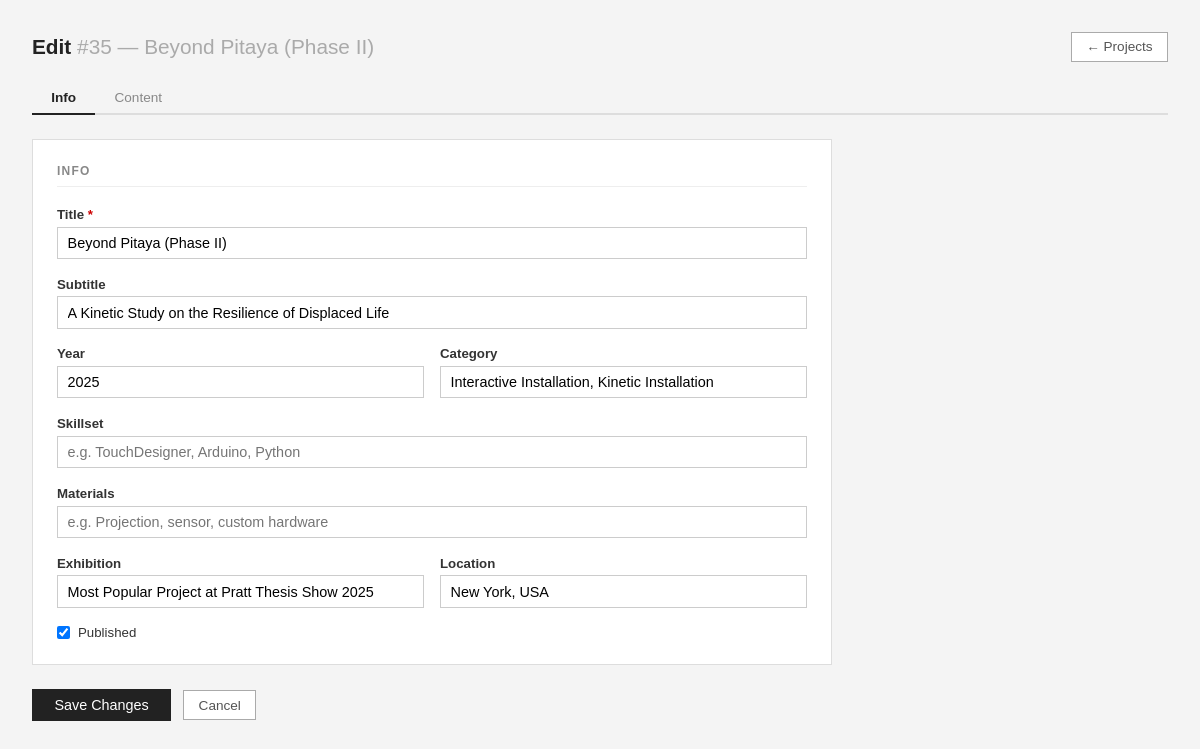
The app's page /admin/project-edit.php?id=35 (signed in) with its own data.
### tables this page shows
CREATE TABLE projects (
    id INTEGER PRIMARY KEY AUTOINCREMENT,
    title TEXT,
    slug TEXT,
    immersion TEXT,
    context TEXT,
    system_text TEXT,
    interaction_text TEXT,
    material TEXT,
    reflection TEXT
, year TEXT, category TEXT, cover_image TEXT, video_url TEXT, is_published INTEGER DEFAULT 1, created_at TEXT, updated_at TEXT, edit_count INTEGER DEFAULT 0, sort_order INTEGER DEFAULT 0, skillset TEXT, exhibition TEXT, location TEXT, sections TEXT, subtitle TEXT);

### src/project-model.php (called while the page is built, shortened)
<?php
function get_project_by_id(int $id): array|false {
    $db = get_db();
    $stmt = $db->prepare("SELECT * FROM projects WHERE id = ?");
    $stmt->execute([$id]);
    return $stmt->fetch(PDO::FETCH_ASSOC);
}

### public/admin/project-edit.php (the view, shortened to what this page needs)
<?php
require_once __DIR__ . '/../../src/project-model.php';
$id      = isset($_GET['id']) ? (int) $_GET['id'] : 0;
$project = $id ? get_project_by_id($id) : false;
function hv(string $v): string { return htmlspecialchars($v, ENT_QUOTES); }
function iv(string $key, array $arr): string { return hv((string)($arr[$key] ?? '')); }
$info = [
    'title'        => $project['title']        ?? '',
    'subtitle'     => $project['subtitle']     ?? '',
    'year'         => $project['year']         ?? '',
    'category'     => $project['category']     ?? '',
    'skillset'     => $project['skillset']     ?? '',
    'material'     => $project['material']     ?? '',
    'exhibition'   => $project['exhibition']   ?? '',
    'location'     => $project['location']     ?? '',
    'video_url'    => $project['video_url']    ?? '',
    'is_published' => $project['is_published'] ?? 1,
];
$active_tab = ($_GET['tab'] ?? 'info') === 'content' ? 'content' : 'info';
?>
<!DOCTYPE html>
<html lang="en">
<head>
</head>
<body>
<div class="header">
    <h1>Edit <span style="color:#aaa;font-weight:normal">#<?= $id ?> — <?= hv($project['title']) ?></span></h1>
    <a href="/admin/dashboard.php?tab=projects" class="btn">&larr; Projects</a>
</div>
<div class="page-tabs">
    <button class="page-tab <?= $active_tab === 'info' ? 'active' : '' ?>"
            onclick="switchTab('info')">Info</button>
    <button class="page-tab <?= $active_tab === 'content' ? 'active' : '' ?>"
            onclick="switchTab('content')">Content</button>
</div>
<div class="tab-panel <?= $active_tab === 'info' ? 'active' : '' ?>" id="tab-info">
<div class="group">
    <div class="group-title">Info</div>
    <div class="field">
        <label>Title <span style="color:#c00">*</span></label>
        <input type="text" name="title" form="f-save" value="<?= iv('title', $info) ?>">
    </div>
    <div class="field">
        <label>Subtitle</label>
        <input type="text" name="subtitle" form="f-save" value="<?= iv('subtitle', $info) ?>"
               placeholder="e.g. An interactive installation for two voices">
    </div>
    <div class="two-col">
        <div class="field">
            <label>Year</label>
            <input type="text" name="year" form="f-save" value="<?= iv('year', $info) ?>" placeholder="e.g. 2024">
        </div>
        <div class="field">
            <label>Category</label>
            <input type="text" name="category" form="f-save" value="<?= iv('category', $info) ?>"
                   placeholder="e.g. Installation">
        </div>
    </div>
    <div class="field">
        <label>Skillset</label>
        <input type="text" name="skillset" form="f-save" value="<?= iv('skillset', $info) ?>"
               placeholder="e.g. TouchDesigner, Arduino, Python">
    </div>
    <div class="field">
        <label>Materials</label>
        <input type="text" name="material" form="f-save" value="<?= iv('material', $info) ?>"
               placeholder="e.g. Projection, sensor, custom hardware">
    </div>
    <div class="two-col">
        <div class="field">
            <label>Exhibition</label>
            <input type="text" name="exhibition" form="f-save" value="<?= iv('exhibition', $info) ?>"
                   placeholder="e.g. Thesis Show 2025">
        </div>
        <div class="field">
            <label>Location</label>
            <input type="text" name="location" form="f-save" value="<?= iv('location', $info) ?>"
                   placeholder="e.g. Brooklyn, NY">
        </div>
    </div>
    <div class="field">
        <div class="checkbox-row">
            <input type="checkbox" id="is_published" name="is_published" value="1"
                   form="f-save" <?= $info['is_published'] ? 'checked' : '' ?>>
            <label for="is_published">Published</label>
        </div>
    </div>
</div>
<div class="actions">
    <button type="submit" form="f-save">Save Changes</button>
    <a href="/admin/dashboard.php?tab=projects" class="btn">Cancel</a>
</div>
</div>
</body>
</html>

### public/admin/project-edit.php (style rules this page uses)
* { box-sizing: border-box; margin: 0; padding: 0; }
body { font-family: sans-serif; background: #f4f4f4; color: #222; padding: 2rem; }
.header { display: flex; justify-content: space-between; align-items: center; margin-bottom: 1.25rem; }
h1 { font-size: 1.3rem; }
.page-tabs { display: flex; gap: 0; margin-bottom: 1.5rem; border-bottom: 2px solid #ddd; }
.page-tab { padding: 0.5rem 1.2rem; font-size: 0.85rem; cursor: pointer; color: #888; border: none; background: none; border-bottom: 2px solid transparent; margin-bottom: -2px; font-family: inherit; }
.page-tab.active { color: #222; font-weight: 600; border-bottom-color: #222; }
.tab-panel { display: none; }
.tab-panel.active { display: block; }
.group { background: #fff; border: 1px solid #ddd; padding: 1.5rem; max-width: 800px; margin-bottom: 1.5rem; }
.group-title { font-size: 0.75rem; text-transform: uppercase; letter-spacing: .1em; color: #888; margin-bottom: 1.25rem; padding-bottom: 0.5rem; border-bottom: 1px solid #eee; font-weight: 600; }
.field { margin-bottom: 1.1rem; }
.field:last-child { margin-bottom: 0; }
label { display: block; font-size: 0.83rem; font-weight: 600; margin-bottom: 0.3rem; color: #333; }
input[type="text"], input[type="url"], input[type="file"], textarea { width: 100%; padding: 0.45rem 0.6rem; border: 1px solid #ccc; font-size: 0.9rem; font-family: inherit; }
.two-col { display: grid; grid-template-columns: 1fr 1fr; gap: 0 1rem; }
.checkbox-row { display: flex; align-items: center; gap: 0.5rem; }
.checkbox-row label { margin: 0; font-weight: normal; }
.actions { display: flex; gap: 0.75rem; margin-top: 0.5rem; align-items: center; max-width: 800px; }
button[type="submit"] { padding: 0.5rem 1.4rem; background: #222; color: #fff; border: none; font-size: 0.9rem; cursor: pointer; }
a.btn, button.btn { display: inline-block; padding: 0.4rem 0.9rem; font-size: 0.85rem; text-decoration: none; border: 1px solid #aaa; color: #555; background: #fff; cursor: pointer; font-family: inherit; }

### records on screen
projects: title "Beyond Pitaya (Phase II)", subtitle "A Kinetic Study on the Resilience of Displaced Life", year "2025", category "Interactive Installation, Kinetic Installation", exhibition "Most Popular Project at Pratt Thesis Show 2025", location "New York, USA", is_published "☑"

### other values on screen
$id "35"
